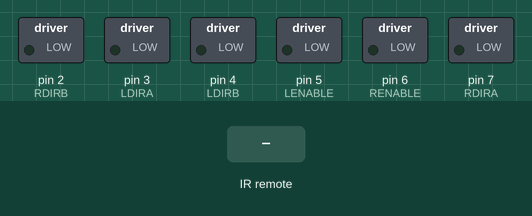
This sketch was run on a simulated Arduino Uno, built with avr-gcc and run on an emulated ATmega328P. Shown: switched loads named in the sketch (green lamp = pin HIGH). Inputs (shaded band) come from the test bench.

Above: at 1.2 s.
1.3 s: infrared code 0xFFA25D received
At 2.2 s:
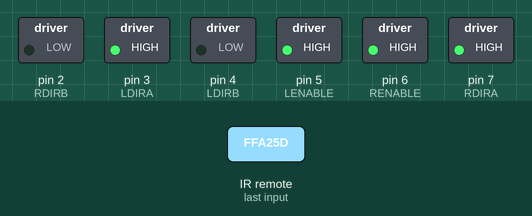
2.8 s: infrared code 0xFFC23D received
At 3.3 s:
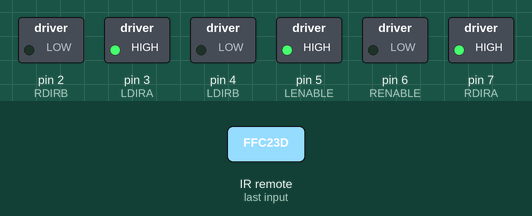
4.3 s: infrared code 0xFF22DD received
At 7.1 s:
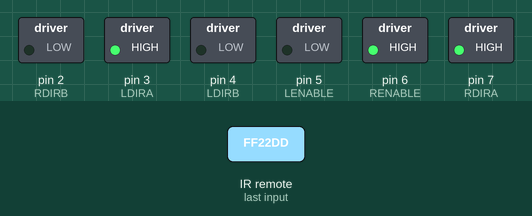
7.3 s: infrared code 0xFFE21D received
At 11.0 s:
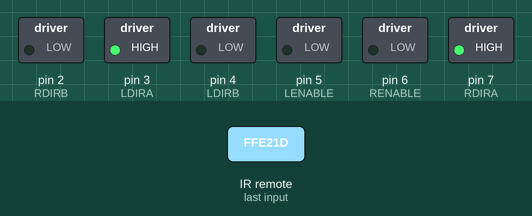
Timing chart, 0 to 11.3 s (numbered marks = the images above; inputs shaded):
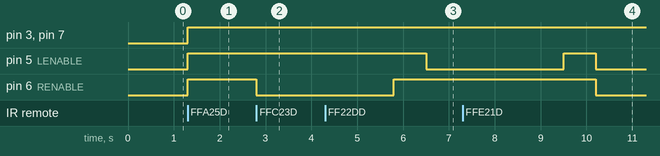

Measured:
- after the input at 1.3 s, pin 3 (LDIRA), pin 5 (LENABLE), pin 6 (RENABLE), pin 7 (RDIRA): LOW → HIGH at once
- after the input at 2.8 s, pin 6 (RENABLE): HIGH → LOW at once
- after the input at 4.3 s, pin 5 (LENABLE): HIGH → LOW after 2.2 s
- after the input at 7.3 s, pin 6 (RENABLE): HIGH → LOW after 2.9 s

The sketch:

ShipControllerV2.ino
```cpp
 /************************
ShipController V2 Prototype
Remote controller for 2 DC motors
Use a L293D chip and an IR receiver
Programmed by Haoyang.Li in 18/02/2020
************************/
#include "IRremote.h"

#define LENABLE 5 // Define pins of left motor
#define LDIRA 3
#define LDIRB 4
#define RENABLE 6 // Define pins of right motor
#define RDIRA 7
#define RDIRB 2
int receiver = 11; // Set signal Pin of IR receiver as Digital Pin 11

/*--- Declare objects ---*/
IRrecv irrecv(receiver);    // create instance of 'irrecv'
decode_results results;     // create instance of 'decode_results'

void setup() {
  pinMode(LENABLE,OUTPUT); // Set the mode of the pins
  pinMode(LDIRA,OUTPUT);
  pinMode(LDIRB,OUTPUT);
  pinMode(RENABLE,OUTPUT);
  pinMode(RDIRA,OUTPUT);
  pinMode(RDIRB,OUTPUT);
  Serial.begin(9600);
  irrecv.enableIRIn(); // Start the receiver
}

void loop()
{
  if (irrecv.decode(&results))// if receives an IR signal
  {
    switch(results.value)
    {
      case 0xFFA25D: // Power button pressed
      digitalWrite(LENABLE,HIGH); //Open both motors
      digitalWrite(LDIRA,HIGH);
      digitalWrite(LDIRB,LOW);
      digitalWrite(RENABLE,HIGH);
      digitalWrite(RDIRA,HIGH);
      digitalWrite(RDIRB,LOW);
      delay(200);
      break;

      case 0xFFC23D: // >>| button pressed
      digitalWrite(LENABLE,HIGH); // Turn right
      digitalWrite(LDIRA,HIGH);
      digitalWrite(LDIRB,LOW);
      digitalWrite(RENABLE,LOW);
      delay(3000);
      digitalWrite(RENABLE,HIGH);
      digitalWrite(RDIRA,HIGH);
      digitalWrite(RDIRB,LOW);
      delay(200);
      break;

      case 0xFF22DD: // |<< button pressed
      digitalWrite(RENABLE,HIGH); // Turn left
      digitalWrite(RDIRA,HIGH);
      digitalWrite(RDIRB,LOW);
      digitalWrite(LENABLE,LOW);
      delay(3000);
      digitalWrite(LENABLE,HIGH);
      digitalWrite(LDIRA,HIGH);
      digitalWrite(LDIRB,LOW);
      delay(200);
      break;

      case 0xFFE21D: // FUNC/STOP pressed
      digitalWrite(LENABLE,LOW);// Stop both motors
      digitalWrite(RENABLE,LOW);
      delay(200);
      break;
    }
    delay(500); // Do not get immediate repeat
    irrecv.resume(); // receive the next value
    digitalWrite(11, LOW); //reset the IR signal
  }
}
```
